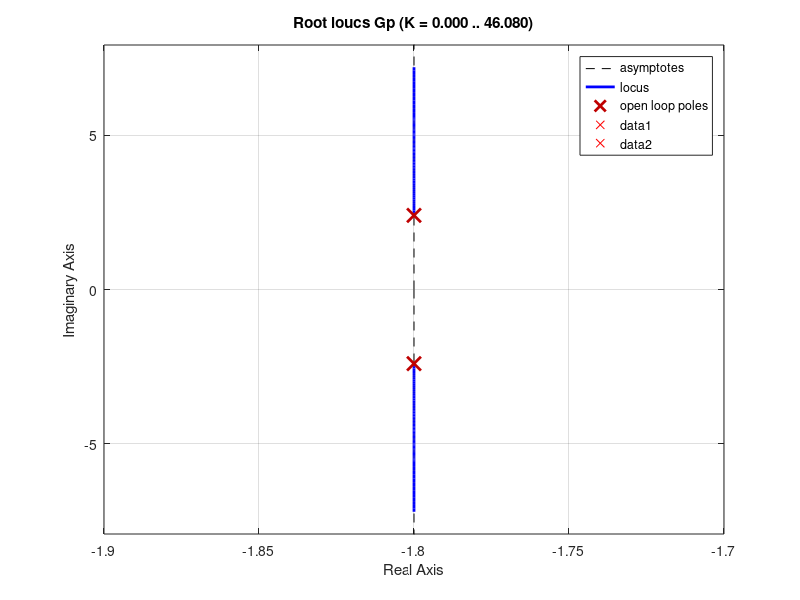
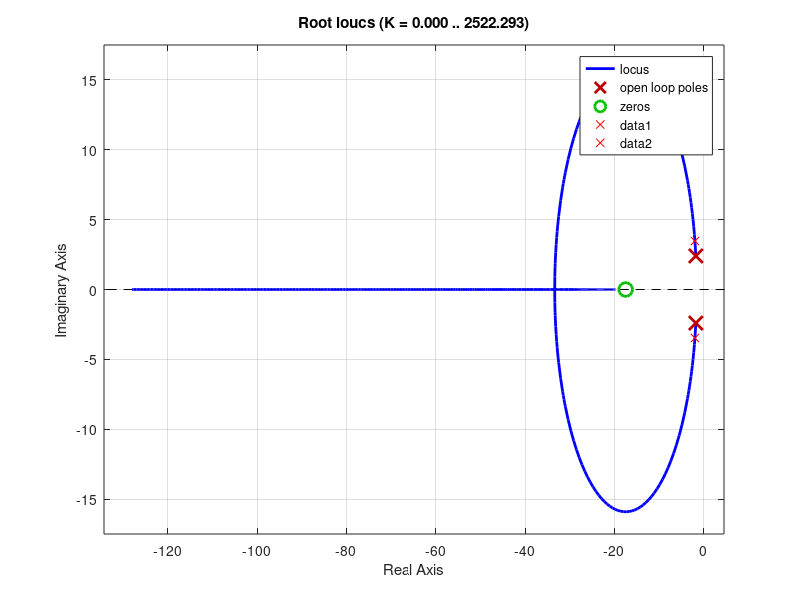

Write MATLAB code to recreate these figures, in order. (Note: this script raises an error after producing the figures.)
close all; clear all; clc;

% ================ Ejercicio resuelto con PD y PID ================
s = tf('s');
% Funcion tranferencia
Gp = 1/(s^2+3.6*s +9);
PolesGp = pole (Gp);
% Condiciones 
zita = 0.5;
ts = 2;
sigma = 4/ ts;
wn = sigma/zita;
wd = wn*sqrt(1-zita^2);
pd1 = - sigma + wd *1i
pd2 = - sigma - wd *1i
figure;
% Lugar de raices original
rlocus (Gp);
hold on;
plot(real(pd1),imag(pd1),'rx');
plot(real(pd2),imag(pd2),'rx');

% Aportes de los polos existentes en el polo deseado
alpha1 = angle (pd1 - PolesGp (1)) *180/ pi
alpha2 = angle (pd1 - PolesGp (2)) *180/ pi
phi = alpha1 + alpha2 -180

dx = imag(pd1)/tand(phi)

z1 = -dx + real (pd1) % posicion del polo deseado
Gd = (s/abs(z1)+1) ;
figure ;
rlocus (Gp*Gd)
hold on ;
plot (real(pd1),imag (pd1),'rx');
plot (real(pd2),imag (pd2),'rx');

Kp = 1/abs(evalfr(Gd*Gp, pd1));

figure;
%Kp = 7.27;
step(feedback (Kp*Gp*Gd ,1));

%% ========================= Calculo PID =========================
close all; clear all; clc;

s = tf('s');
% Funcion tranferencia
Gp = 1/(s^2+3.6*s +9);
PolesGp = pole (Gp);
% Condiciones 
zita = 0.5;
ts = 2;
sigma = 4/ ts;
wn = sigma/zita;
wd = wn*sqrt(1-zita^2);
pd1 = - sigma + wd *1i
pd2 = - sigma - wd *1i

% Aporte del regulador PID
phi = alpha0 + alpha1 + alpha2 -180;
phi = phi/2 %Debido a que hay dos ceros iguales que aportan lo mismo

% Posicion de los ceros
z1_PID = -imag(pd1)/tand(phi) + real(pd1) % posicion del polo deseado
Td = 1/(2*abs(z1_PID))
Ti = 4*Td
G_PID = 1+1/(Ti*s)+Td*s;

% Lugar de raices compensado con PID
figure;
vector_k = linspace(0,140,1000);
rlocus(Gp*G_PID,vector_k)
hold on 
plot (real(pd1),imag (pd1),'rx');
plot (real(pd2),imag (pd2),'rx');

Kp_PID = 12,4;
figure;
step(feedback (Kp_PID*Gp*G_PID ,1));


%% ================ Calculo PID Por Asignacion de polos  =================
close all; clear all; clc;

s = tf('s');
% Funcion tranferencia
Gp = 1/(s^2+3.6*s +9);
PolesGp = pole (Gp);
% Condiciones 
zita = 0.5;
Mp = exp(-zita*pi/sqrt(1-zita^2))
ts = 2;
sigma = 4/ ts;
wn = sigma/zita;
wd = wn*sqrt(1-zita^2);

%Polos deseados
pd1 = - sigma + wd *1i
pd2 = - sigma - wd *1i

%Polo adicional
pd3 = -15.0000

fprintf('polos:\n')
fprintf('%.4f+ %.4f i \n',real(pd1),imag(pd1))
fprintf('%.4f+ %.4f i \n',real(pd2),imag(pd2))
fprintf('%.4f+ %.4f i \n',real(pd3),imag(pd3))

polos = [pd1 pd2 pd3];
poli_deseado = poly(polos)
a3 = poli_deseado(1);
a2 = poli_deseado(2);
a1 = poli_deseado(3);
a0 = poli_deseado(4);

%resolucion de ecuaciones
syms K Td Ti
eqns = [3.6+K*Td==a2,K+9==a1,K/Ti==a0];
soluciones = solve(eqns,[K Td Ti]);
clear K Td Ti
Kp_PID = double(soluciones.K)
Td = double(soluciones.Td)
Ti = double(soluciones.Ti)

% De la igualacion de los polinomios, obtenemos
% Td = 0.234;
% Ti = 0.273;
% Kp_PID = 87;

G_PID = 1+1/(Ti*s)+Td*s;

G_bc = feedback (Kp_PID*Gp*G_PID ,1);
fprintf('polos:')
pole(G_bc)
fprintf('ceros:')
zero(G_bc)


figure('Name','Respuesta regulada, zita de 0.5 y ts de 2');
step(G_bc);


